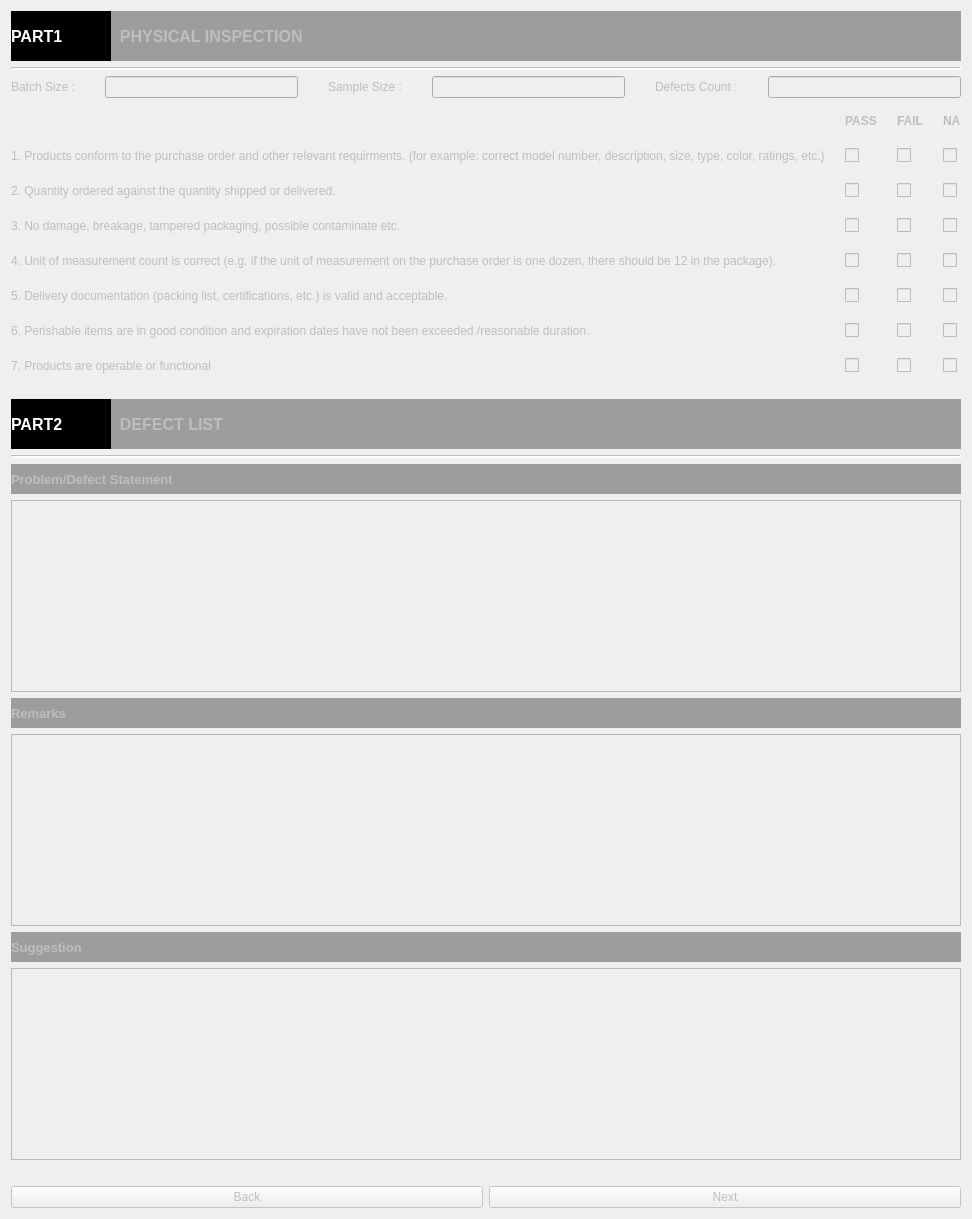
      <widget class="QWidget" name="tab3">
       <property name="enabled">
        <bool>false</bool>
       </property>
       <attribute name="title">
        <string>Step 3</string>
       </attribute>
       <layout class="QGridLayout" name="gridLayout_24">
        <item row="0" column="0">
         <layout class="QVBoxLayout" name="verticalLayout">
          <item>
           <layout class="QHBoxLayout" name="horizontalLayout_8">
            <property name="spacing">
             <number>0</number>
            </property>
            <item>
             <widget class="QLabel" name="label_23">
              <property name="maximumSize">
               <size>
                <width>100</width>
                <height>16777215</height>
               </size>
              </property>
              <property name="font">
               <font>
                <pointsize>12</pointsize>
                <weight>75</weight>
                <bold>true</bold>
               </font>
              </property>
              <property name="styleSheet">
               <string notr="true">color: rgb(255, 255, 255);
background-color: rgb(0, 0, 0);
</string>
              </property>
              <property name="text">
               <string>PART1</string>
              </property>
              <property name="scaledContents">
               <bool>false</bool>
              </property>
              <property name="wordWrap">
               <bool>false</bool>
              </property>
              <property name="indent">
               <number>0</number>
              </property>
              <property name="openExternalLinks">
               <bool>false</bool>
              </property>
             </widget>
            </item>
            <item>
             <widget class="QLabel" name="label_92">
              <property name="minimumSize">
               <size>
                <width>0</width>
                <height>50</height>
               </size>
              </property>
              <property name="font">
               <font>
                <pointsize>12</pointsize>
                <weight>75</weight>
                <bold>true</bold>
               </font>
              </property>
              <property name="styleSheet">
               <string notr="true">background-color: rgb(157, 157, 157);
</string>
              </property>
              <property name="text">
               <string>  PHYSICAL INSPECTION</string>
              </property>
              <property name="indent">
               <number>0</number>
              </property>
             </widget>
            </item>
           </layout>
          </item>
          <item>
           <widget class="Line" name="line_7">
            <property name="lineWidth">
             <number>2</number>
            </property>
            <property name="orientation">
             <enum>Qt::Horizontal</enum>
            </property>
           </widget>
          </item>
          <item>
           <layout class="QHBoxLayout" name="horizontalLayout_2">
            <property name="spacing">
             <number>30</number>
            </property>
            <property name="bottomMargin">
             <number>10</number>
            </property>
            <item>
             <widget class="QLabel" name="label_6">
              <property name="text">
               <string>Batch Size :</string>
              </property>
             </widget>
            </item>
            <item>
             <widget class="QLineEdit" name="batchSize"/>
            </item>
            <item>
             <widget class="QLabel" name="label_7">
              <property name="text">
               <string>Sample Size :</string>
              </property>
             </widget>
            </item>
            <item>
             <widget class="QLineEdit" name="sampleSize"/>
            </item>
            <item>
             <widget class="QLabel" name="label_8">
              <property name="text">
               <string>Defects Count :</string>
              </property>
             </widget>
            </item>
            <item>
             <widget class="QLineEdit" name="defectsCount"/>
            </item>
           </layout>
          </item>
          <item>
           <layout class="QGridLayout" name="gridLayout_2">
            <property name="bottomMargin">
             <number>20</number>
            </property>
            <property name="spacing">
             <number>20</number>
            </property>
            <item row="7" column="0">
             <widget class="QLabel" name="label_62">
              <property name="text">
               <string>7. Products are operable or functional</string>
              </property>
             </widget>
            </item>
            <item row="7" column="2">
             <widget class="QCheckBox" name="check7_2">
              <property name="text">
               <string/>
              </property>
             </widget>
            </item>
            <item row="7" column="1">
             <widget class="QCheckBox" name="check7_1">
              <property name="text">
               <string/>
              </property>
             </widget>
            </item>
            <item row="6" column="0">
             <widget class="QLabel" name="label_14">
              <property name="text">
               <string>6. Perishable items are in good condition and expiration dates have not been exceeded /reasonable duration.</string>
              </property>
             </widget>
            </item>
            <item row="3" column="3">
             <widget class="QCheckBox" name="check3_3">
              <property name="text">
               <string/>
              </property>
             </widget>
            </item>
            <item row="1" column="3">
             <widget class="QCheckBox" name="check1_3">
              <property name="text">
               <string/>
              </property>
             </widget>
            </item>
            <item row="4" column="1">
             <widget class="QCheckBox" name="check4_1">
              <property name="text">
               <string/>
              </property>
             </widget>
            </item>
            <item row="1" column="2">
             <widget class="QCheckBox" name="check1_2">
              <property name="text">
               <string/>
              </property>
             </widget>
            </item>
            <item row="2" column="1">
             <widget class="QCheckBox" name="check2_1">
              <property name="text">
               <string/>
              </property>
             </widget>
            </item>
            <item row="1" column="1">
             <widget class="QCheckBox" name="check1_1">
              <property name="text">
               <string/>
              </property>
             </widget>
            </item>
            <item row="5" column="0">
             <widget class="QLabel" name="label_12">
              <property name="text">
               <string>5. Delivery documentation (packing list, certifications, etc.) is valid and acceptable.</string>
              </property>
             </widget>
            </item>
            <item row="5" column="1">
             <widget class="QCheckBox" name="check5_1">
              <property name="text">
               <string/>
              </property>
             </widget>
            </item>
            <item row="5" column="2">
             <widget class="QCheckBox" name="check5_2">
              <property name="text">
               <string/>
              </property>
             </widget>
            </item>
            <item row="1" column="0">
             <widget class="QLabel" name="label_9">
              <property name="text">
               <string>1. Products conform to the purchase order and other relevant requirments. (for example: correct model number, description, size, type, color, ratings, etc.)</string>
              </property>
             </widget>
            </item>
            <item row="0" column="3">
             <widget class="QLabel" name="label_52">
              <property name="font">
               <font>
                <weight>75</weight>
                <bold>true</bold>
               </font>
              </property>
              <property name="text">
               <string>NA</string>
              </property>
             </widget>
            </item>
            <item row="3" column="0">
             <widget class="QLabel" name="label_11">
              <property name="text">
               <string>3. No damage, breakage, tampered packaging, possible contaminate etc.</string>
              </property>
             </widget>
            </item>
            <item row="0" column="1">
             <widget class="QLabel" name="label_18">
              <property name="font">
               <font>
                <weight>75</weight>
                <bold>true</bold>
               </font>
              </property>
              <property name="text">
               <string>PASS</string>
              </property>
              <property name="alignment">
               <set>Qt::AlignLeading|Qt::AlignLeft|Qt::AlignVCenter</set>
              </property>
             </widget>
            </item>
            <item row="5" column="3">
             <widget class="QCheckBox" name="check5_3">
              <property name="text">
               <string/>
              </property>
             </widget>
            </item>
            <item row="0" column="2">
             <widget class="QLabel" name="label_51">
              <property name="font">
               <font>
                <weight>75</weight>
                <bold>true</bold>
               </font>
              </property>
              <property name="text">
               <string>FAIL</string>
              </property>
             </widget>
            </item>
            <item row="4" column="3">
             <widget class="QCheckBox" name="check4_3">
              <property name="text">
               <string/>
              </property>
             </widget>
            </item>
            <item row="2" column="3">
             <widget class="QCheckBox" name="check2_3">
              <property name="text">
               <string/>
              </property>
             </widget>
            </item>
            <item row="2" column="2">
             <widget class="QCheckBox" name="check2_2">
              <property name="text">
               <string/>
              </property>
             </widget>
            </item>
            <item row="3" column="1">
             <widget class="QCheckBox" name="check3_1">
              <property name="text">
               <string/>
              </property>
             </widget>
            </item>
            <item row="3" column="2">
             <widget class="QCheckBox" name="check3_2">
              <property name="text">
               <string/>
              </property>
             </widget>
            </item>
            <item row="4" column="0">
             <widget class="QLabel" name="label_13">
              <property name="text">
               <string>4. Unit of measurement count is correct (e.g. if the unit of measurement on the purchase order is one dozen, there should be 12 in the package).</string>
              </property>
             </widget>
            </item>
            <item row="4" column="2">
             <widget class="QCheckBox" name="check4_2">
              <property name="text">
               <string/>
              </property>
             </widget>
            </item>
            <item row="7" column="3">
             <widget class="QCheckBox" name="check7_3">
              <property name="text">
               <string/>
              </property>
             </widget>
            </item>
            <item row="6" column="2">
             <widget class="QCheckBox" name="check6_2">
              <property name="text">
               <string/>
              </property>
             </widget>
            </item>
            <item row="6" column="3">
             <widget class="QCheckBox" name="check6_3">
              <property name="text">
               <string/>
              </property>
             </widget>
            </item>
            <item row="6" column="1">
             <widget class="QCheckBox" name="check6_1">
              <property name="text">
               <string/>
              </property>
             </widget>
            </item>
            <item row="2" column="0">
             <widget class="QLabel" name="label_10">
              <property name="text">
               <string>2. Quantity ordered against the quantity shipped or delivered.</string>
              </property>
             </widget>
            </item>
           </layout>
          </item>
         </layout>
        </item>
        <item row="1" column="0">
         <layout class="QVBoxLayout" name="verticalLayout_4">
          <property name="bottomMargin">
           <number>20</number>
          </property>
          <item>
           <layout class="QHBoxLayout" name="horizontalLayout_9">
            <property name="spacing">
             <number>0</number>
            </property>
            <item>
             <widget class="QLabel" name="label_91">
              <property name="maximumSize">
               <size>
                <width>100</width>
                <height>16777215</height>
               </size>
              </property>
              <property name="font">
               <font>
                <pointsize>12</pointsize>
                <weight>75</weight>
                <bold>true</bold>
               </font>
              </property>
              <property name="styleSheet">
               <string notr="true">color: rgb(255, 255, 255);
background-color: rgb(0, 0, 0);
</string>
              </property>
              <property name="text">
               <string>PART2</string>
              </property>
              <property name="scaledContents">
               <bool>false</bool>
              </property>
              <property name="wordWrap">
               <bool>false</bool>
              </property>
              <property name="indent">
               <number>0</number>
              </property>
              <property name="openExternalLinks">
               <bool>false</bool>
              </property>
             </widget>
            </item>
            <item>
             <widget class="QLabel" name="label_93">
              <property name="minimumSize">
               <size>
                <width>0</width>
                <height>50</height>
               </size>
              </property>
              <property name="font">
               <font>
                <pointsize>12</pointsize>
                <weight>75</weight>
                <bold>true</bold>
               </font>
              </property>
              <property name="styleSheet">
               <string notr="true">background-color: rgb(157, 157, 157);
</string>
              </property>
              <property name="text">
               <string>  DEFECT LIST</string>
              </property>
              <property name="indent">
               <number>0</number>
              </property>
             </widget>
            </item>
           </layout>
          </item>
          <item>
           <widget class="Line" name="line_18">
            <property name="lineWidth">
             <number>2</number>
            </property>
            <property name="orientation">
             <enum>Qt::Horizontal</enum>
            </property>
           </widget>
          </item>
          <item>
           <widget class="QLabel" name="label_94">
            <property name="minimumSize">
             <size>
              <width>0</width>
              <height>30</height>
             </size>
            </property>
            <property name="font">
             <font>
              <pointsize>10</pointsize>
              <weight>75</weight>
              <bold>true</bold>
             </font>
            </property>
            <property name="styleSheet">
             <string notr="true">background-color: rgb(157, 157, 157);
</string>
            </property>
            <property name="text">
             <string>Problem/Defect Statement</string>
            </property>
            <property name="indent">
             <number>0</number>
            </property>
           </widget>
          </item>
          <item>
           <widget class="QTextEdit" name="problem"/>
          </item>
          <item>
           <widget class="QLabel" name="label_95">
            <property name="minimumSize">
             <size>
              <width>0</width>
              <height>30</height>
             </size>
            </property>
            <property name="font">
             <font>
              <pointsize>10</pointsize>
              <weight>75</weight>
              <bold>true</bold>
             </font>
            </property>
            <property name="styleSheet">
             <string notr="true">background-color: rgb(157, 157, 157);
</string>
            </property>
            <property name="text">
             <string>Remarks</string>
            </property>
            <property name="indent">
             <number>0</number>
            </property>
           </widget>
          </item>
          <item>
           <widget class="QTextEdit" name="remarks"/>
          </item>
          <item>
           <widget class="QLabel" name="label_129">
            <property name="minimumSize">
             <size>
              <width>0</width>
              <height>30</height>
             </size>
            </property>
            <property name="font">
             <font>
              <pointsize>10</pointsize>
              <weight>75</weight>
              <bold>true</bold>
             </font>
            </property>
            <property name="styleSheet">
             <string notr="true">background-color: rgb(157, 157, 157);
</string>
            </property>
            <property name="text">
             <string>Suggestion</string>
            </property>
            <property name="indent">
             <number>0</number>
            </property>
           </widget>
          </item>
          <item>
           <widget class="QTextEdit" name="suggestion"/>
          </item>
         </layout>
        </item>
        <item row="2" column="0">
         <layout class="QHBoxLayout" name="horizontalLayout_19">
          <item>
           <widget class="QPushButton" name="tab2Back">
            <property name="text">
             <string>Back</string>
            </property>
           </widget>
          </item>
          <item>
           <widget class="QPushButton" name="tab2Next">
            <property name="text">
             <string>Next</string>
            </property>
           </widget>
          </item>
         </layout>
        </item>
       </layout>
      </widget>
